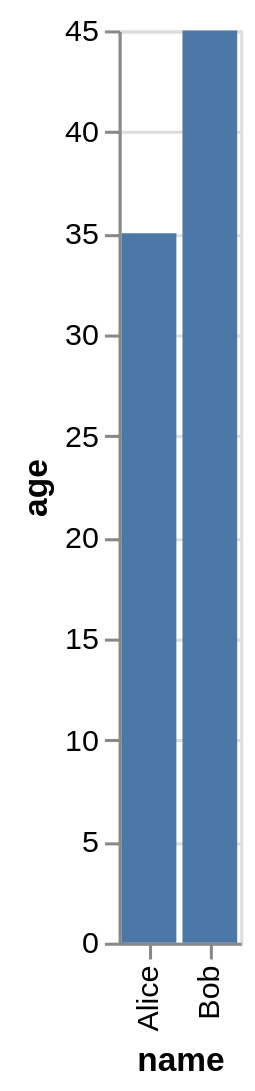

The specification (Vega-Lite) saved for this image:
### Vega-Lite specification from a JSON file in a GitHub repository (floating-point values rounded to 4 significant figures)
{"data": {"values": [{"x_data": "Alice", "y_data": 35}, {"x_data": "Bob", "y_data": 45}]}, "mark": "bar", "encoding": {"x": {"field": "x_data", "type": "nominal", "title": "name", "sort": "ascending"}, "y": {"field": "y_data", "type": "quantitative", "title": "age"}}}
